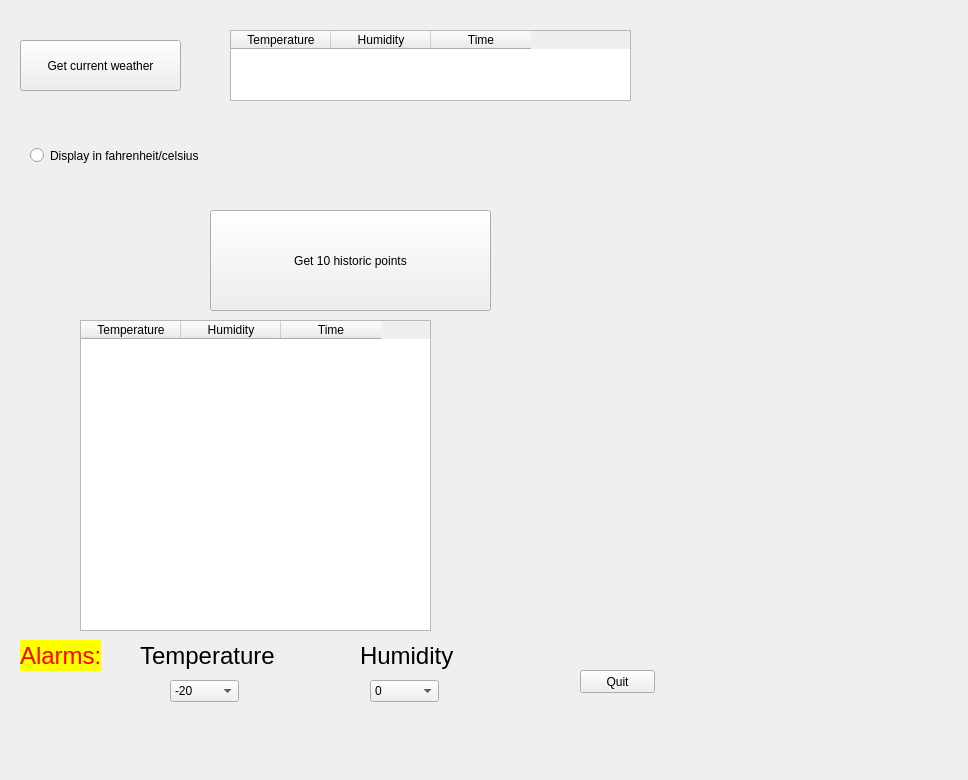
<?xml version="1.0" encoding="UTF-8"?>
<ui version="4.0">
 <class>Form</class>
 <widget class="QWidget" name="Form">
  <property name="geometry">
   <rect>
    <x>0</x>
    <y>0</y>
    <width>968</width>
    <height>780</height>
   </rect>
  </property>
  <property name="windowTitle">
   <string>Form</string>
  </property>
  <widget class="QTableWidget" name="tableWidget">
   <property name="geometry">
    <rect>
     <x>80</x>
     <y>320</y>
     <width>351</width>
     <height>311</height>
    </rect>
   </property>
   <column>
    <property name="text">
     <string>Temperature</string>
    </property>
   </column>
   <column>
    <property name="text">
     <string>Humidity</string>
    </property>
   </column>
   <column>
    <property name="text">
     <string>Time</string>
    </property>
   </column>
  </widget>
  <widget class="QPushButton" name="button2">
   <property name="geometry">
    <rect>
     <x>210</x>
     <y>210</y>
     <width>281</width>
     <height>101</height>
    </rect>
   </property>
   <property name="text">
    <string>Get 10 historic points</string>
   </property>
  </widget>
  <widget class="QLabel" name="label">
   <property name="geometry">
    <rect>
     <x>20</x>
     <y>640</y>
     <width>81</width>
     <height>31</height>
    </rect>
   </property>
   <property name="styleSheet">
    <string notr="true">color: rgb(255, 0, 0); font-size: 18pt;
background-color: rgb(255, 255, 0);</string>
   </property>
   <property name="text">
    <string>Alarms:</string>
   </property>
  </widget>
  <widget class="QLabel" name="label_2">
   <property name="geometry">
    <rect>
     <x>140</x>
     <y>640</y>
     <width>151</width>
     <height>31</height>
    </rect>
   </property>
   <property name="styleSheet">
    <string notr="true">font-size: 18pt;
color: rgb(0, 0, 0);
</string>
   </property>
   <property name="text">
    <string>Temperature</string>
   </property>
  </widget>
  <widget class="QLabel" name="label_3">
   <property name="geometry">
    <rect>
     <x>360</x>
     <y>640</y>
     <width>131</width>
     <height>31</height>
    </rect>
   </property>
   <property name="styleSheet">
    <string notr="true">font-size: 18pt; 
color: rgb(0, 0, 0);</string>
   </property>
   <property name="text">
    <string>Humidity</string>
   </property>
  </widget>
  <widget class="QComboBox" name="comboBox">
   <property name="geometry">
    <rect>
     <x>170</x>
     <y>680</y>
     <width>69</width>
     <height>22</height>
    </rect>
   </property>
   <item>
    <property name="text">
     <string>-20</string>
    </property>
   </item>
   <item>
    <property name="text">
     <string>-10</string>
    </property>
   </item>
   <item>
    <property name="text">
     <string>0</string>
    </property>
   </item>
   <item>
    <property name="text">
     <string>10</string>
    </property>
   </item>
   <item>
    <property name="text">
     <string>20</string>
    </property>
   </item>
   <item>
    <property name="text">
     <string>30</string>
    </property>
   </item>
   <item>
    <property name="text">
     <string>40</string>
    </property>
   </item>
   <item>
    <property name="text">
     <string>50</string>
    </property>
   </item>
   <item>
    <property name="text">
     <string>60</string>
    </property>
   </item>
   <item>
    <property name="text">
     <string>70</string>
    </property>
   </item>
   <item>
    <property name="text">
     <string>80</string>
    </property>
   </item>
   <item>
    <property name="text">
     <string>90</string>
    </property>
   </item>
   <item>
    <property name="text">
     <string>100</string>
    </property>
   </item>
  </widget>
  <widget class="QComboBox" name="comboBox_2">
   <property name="geometry">
    <rect>
     <x>370</x>
     <y>680</y>
     <width>69</width>
     <height>22</height>
    </rect>
   </property>
   <item>
    <property name="text">
     <string>0</string>
    </property>
   </item>
   <item>
    <property name="text">
     <string>10</string>
    </property>
   </item>
   <item>
    <property name="text">
     <string>20</string>
    </property>
   </item>
   <item>
    <property name="text">
     <string>30</string>
    </property>
   </item>
   <item>
    <property name="text">
     <string>40</string>
    </property>
   </item>
   <item>
    <property name="text">
     <string>50</string>
    </property>
   </item>
   <item>
    <property name="text">
     <string>60</string>
    </property>
   </item>
   <item>
    <property name="text">
     <string>70</string>
    </property>
   </item>
   <item>
    <property name="text">
     <string>80</string>
    </property>
   </item>
   <item>
    <property name="text">
     <string>90</string>
    </property>
   </item>
  </widget>
  <widget class="QPushButton" name="pushButton_2">
   <property name="geometry">
    <rect>
     <x>580</x>
     <y>670</y>
     <width>75</width>
     <height>23</height>
    </rect>
   </property>
   <property name="text">
    <string>Quit</string>
   </property>
  </widget>
  <widget class="QPushButton" name="button1">
   <property name="geometry">
    <rect>
     <x>20</x>
     <y>40</y>
     <width>161</width>
     <height>51</height>
    </rect>
   </property>
   <property name="text">
    <string>Get current weather</string>
   </property>
  </widget>
  <widget class="QTableWidget" name="tableWidget_2">
   <property name="geometry">
    <rect>
     <x>230</x>
     <y>30</y>
     <width>401</width>
     <height>71</height>
    </rect>
   </property>
   <column>
    <property name="text">
     <string>Temperature</string>
    </property>
   </column>
   <column>
    <property name="text">
     <string>Humidity</string>
    </property>
   </column>
   <column>
    <property name="text">
     <string>Time</string>
    </property>
   </column>
  </widget>
  <widget class="QRadioButton" name="radioButton">
   <property name="geometry">
    <rect>
     <x>30</x>
     <y>140</y>
     <width>201</width>
     <height>31</height>
    </rect>
   </property>
   <property name="text">
    <string>Display in fahrenheit/celsius</string>
   </property>
  </widget>
  <widget class="QLabel" name="label_4">
   <property name="geometry">
    <rect>
     <x>240</x>
     <y>140</y>
     <width>301</width>
     <height>31</height>
    </rect>
   </property>
   <property name="text">
    <string/>
   </property>
  </widget>
 </widget>
 <resources/>
 <connections/>
</ui>
